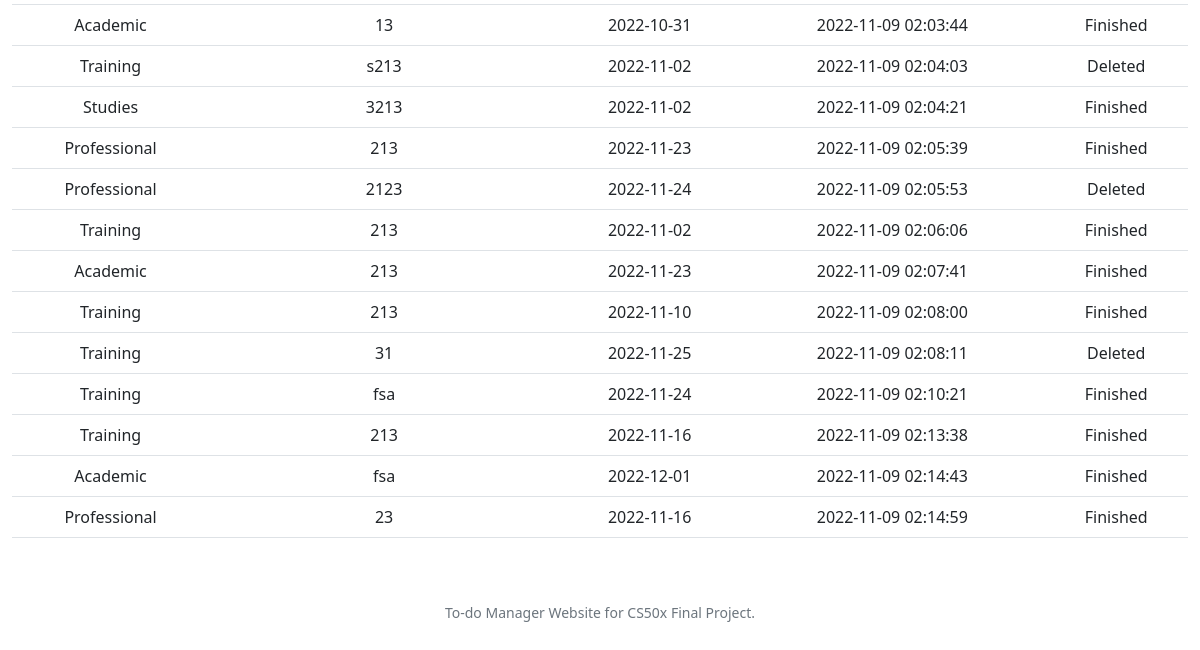
Page /history (signed in, lower part) on the earlier database version.
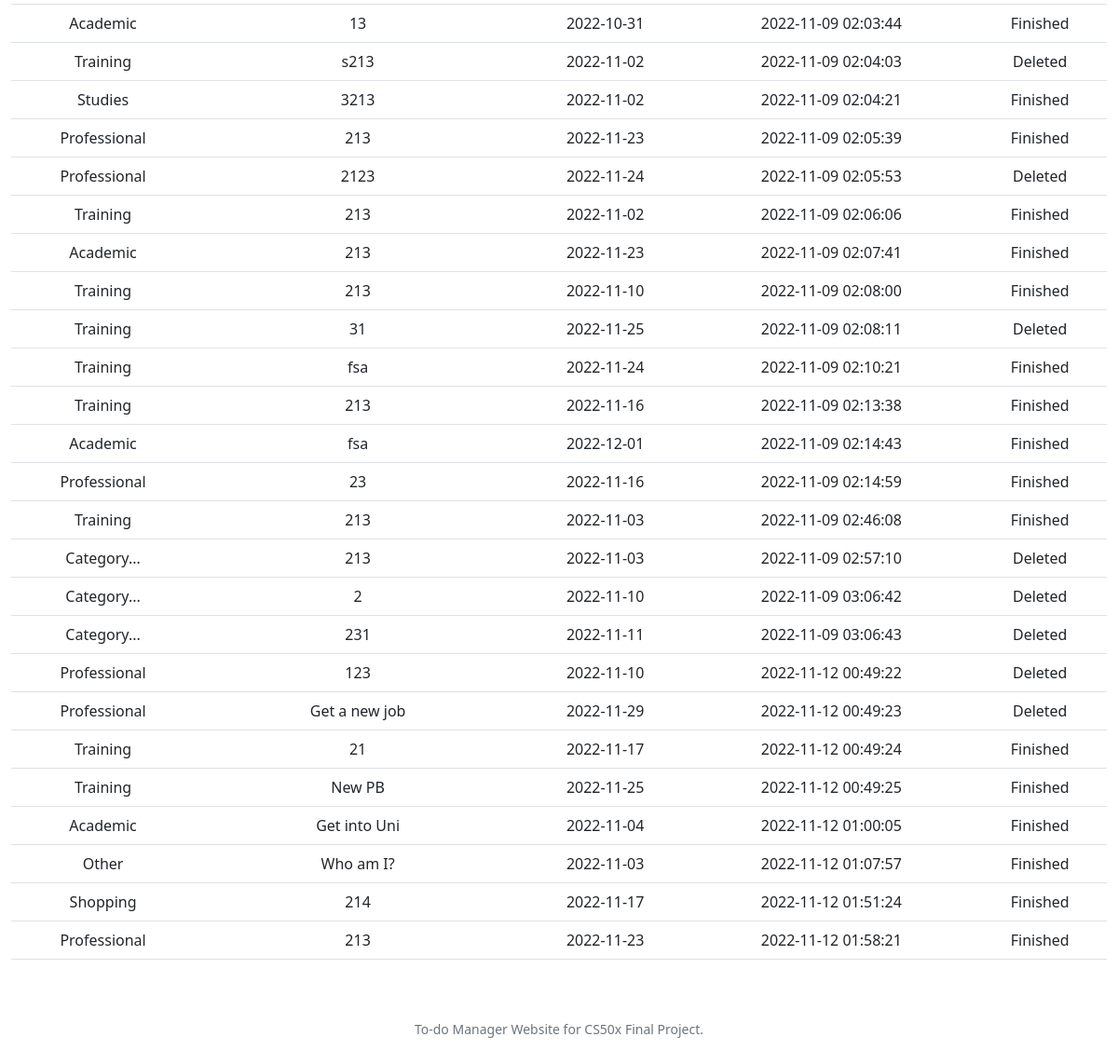
Same page on the later database version.
### tables this page shows
CREATE TABLE history (id INTEGER, categories TEXT, description TEXT, date TEXT, dateefin text, how TEXT, list TEXT, FOREIGN KEY (id) REFERENCES users (id));

### app.py (the view)
@app.route("/history", methods=["GET"])
@login_required
def history():
    userid = session["user_id"]
    data = cursor.execute("SELECT * FROM history WHERE id = ?", [userid])
    data = cursor.fetchall()
    return render_template("history.html", data=data)

### app.py (called while the page is built)
@app.after_request
def after_request(response):
    response.headers["Cache-Control"] = "no-cache, no-store, must-revalidate"
    response.headers["Expires"] = 0
    response.headers["Pragma"] = "no-cache"
    return response

### helpers.py (called while the page is built)
def login_required(f):
    @wraps(f)
    def decorated_function(*args, **kwargs):
        if session.get("user_id") is None:
            return redirect("/login")
        return f(*args, **kwargs)
    return decorated_function

### templates/history.html (shortened to what this page needs)
{% extends "layout.html" %}
{% block main %}
<table class = "table">
        <tbody>
            {% for key in data %}
            <tr>
                <td>
                    {{ key.categories }}
                </td>
                <td>
                    {{ key.description }}
                </td>
                <td>
                    {{ key.date }}
                </td>
                <td>
                    {{ key.dateefin }}
                </td>
                <td>
                    {{ key.how }}
                </td>
            </tr>
            {% endfor %}
        </tbody>
</table>
<body>
</body>
{% endblock %}

Differences in the rows shown:
added history: categories "Training", description "213", date "2022-11-03", dateefin "2022-11-09 02:46:08", how "Finished"
added history: categories "Category...", description "213", date "2022-11-03", dateefin "2022-11-09 02:57:10", how "Deleted"
added history: categories "Category...", description "2", date "2022-11-10", dateefin "2022-11-09 03:06:42", how "Deleted"
added history: categories "Category...", description "231", date "2022-11-11", dateefin "2022-11-09 03:06:43", how "Deleted"
added history: categories "Professional", description "123", date "2022-11-10", dateefin "2022-11-12 00:49:22", how "Deleted"
added history: categories "Professional", description "Get a new job", date "2022-11-29", dateefin "2022-11-12 00:49:23", how "Deleted"
added history: categories "Training", description "21", date "2022-11-17", dateefin "2022-11-12 00:49:24", how "Finished"
added history: categories "Training", description "New PB", date "2022-11-25", dateefin "2022-11-12 00:49:25", how "Finished"
added history: categories "Academic", description "Get into Uni", date "2022-11-04", dateefin "2022-11-12 01:00:05", how "Finished"
added history: categories "Other", description "Who am I?", date "2022-11-03", dateefin "2022-11-12 01:07:57", how "Finished"
added history: categories "Shopping", description "214", date "2022-11-17", dateefin "2022-11-12 01:51:24", how "Finished"
added history: categories "Professional", description "213", date "2022-11-23", dateefin "2022-11-12 01:58:21", how "Finished"
